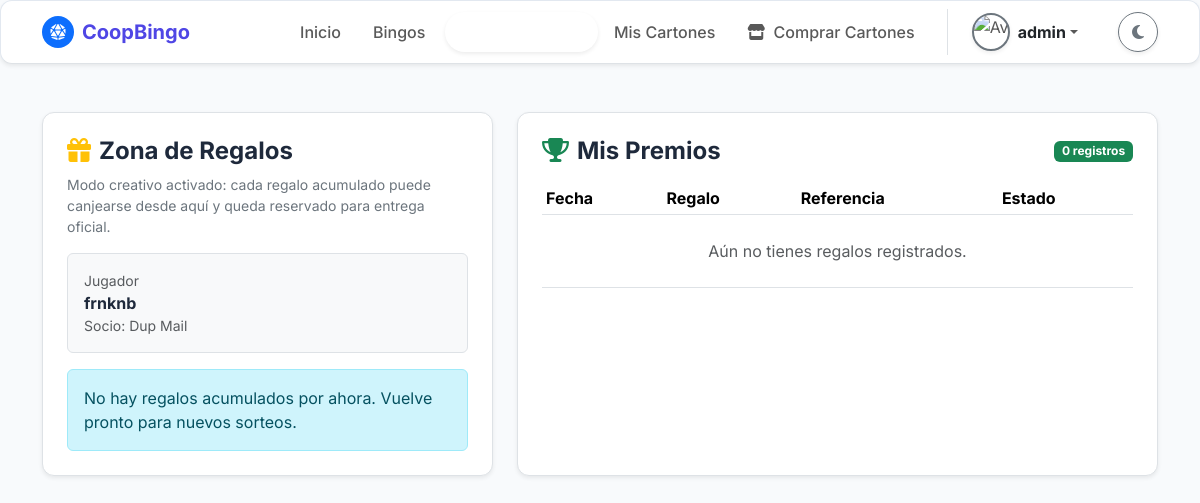
Page /regalos/ (signed in) on the committed database.
### bingo/models.py (models this page shows, shortened)
class Jugador(models.Model):
    ESTADO_CUENTA_CHOICES = [
        ('Activo', 'Activo'),
        ('Suspendido', 'Suspendido'),
        ('Moroso', 'Moroso'),
    ]
    idjugador = models.AutoField(primary_key=True)
    idsocio = models.ForeignKey(
        'Socio',
        on_delete=models.SET_NULL,
        null=True,
        blank=True,
        db_column='idsocio',
        verbose_name="Socio Vinculado"
    )
    nombresjugador = models.CharField(
        max_length=150,
        null=True,
        blank=True,
        verbose_name="Nombres Completos"
    )
    apellidosjugador = models.CharField(
        max_length=150,
        null=True,
        blank=True,
        verbose_name="Apellidos Completos"
    )
    cedulaidentidadjugador = models.CharField(
        max_length=20,
        unique=True,
        null=True,
        blank=True,
        verbose_name="Cédula de Identidad"
    )
    avatarjugador = models.ImageField(
        upload_to='jugador/avatar/',
        null=True,
        blank=True,
        verbose_name="Avatar/Foto"
    )
    aliasjugador = models.CharField(
        max_length=100,
        unique=True,
        null=True,
        blank=True,
        verbose_name="Alias en el Juego"
    )
    correojugador = models.EmailField(
        max_length=200,
        unique=True,
        null=True,
        blank=True,
        verbose_name="Correo Electrónico"
    )
    fecharegistrojugador = models.DateTimeField(
        auto_now_add=True,
        null=True,
        blank=True,
        verbose_name="Fecha de Registro"
    )
    saldocreditojugador = models.DecimalField(
        max_digits=10,
        decimal_places=2,
        default=Decimal('0.00'),
        validators=[MinValueValidator(Decimal('0.00'))],
        verbose_name="Saldo/Crédito"
    )
    estadocuentajugador = models.CharField(
        max_length=20,
        choices=ESTADO_CUENTA_CHOICES,
        default='Activo',
        verbose_name="Estado de Cuenta"
    )
    class Meta:
        db_table = 'Jugador'
        verbose_name = 'Jugador'
        verbose_name_plural = 'Jugadores'

class Socio(models.Model):
    SEXO_CHOICES = [
        ('H', 'Hombre'),
        ('M', 'Mujer'),
    ]
    ESTADO_CHOICES = [
        ('Activo', 'Activo'),
        ('Inactivo', 'Inactivo'),
    ]
    idsocio = models.AutoField(primary_key=True)
    idtiposocio = models.ForeignKey(
        'TipoSocio',
        on_delete=models.PROTECT,
        db_column='idtiposocio',
        null=True,
        blank=True,
        verbose_name="Tipo de Socio"
    )
    primernombresocio = models.CharField(
        max_length=40, null=True, blank=True, verbose_name="Primer Nombre")
    segundonombresocio = models.CharField(
        max_length=40, null=True, blank=True, verbose_name="Segundo Nombre")
    primerapellidosocio = models.CharField(
        max_length=40, null=True, blank=True, verbose_name="Primer Apellido")
    segundoapellidosocio = models.CharField(
        max_length=40, null=True, blank=True, verbose_name="Segundo Apellido")
    cisocio = models.CharField(
        max_length=10,
        unique=True,
        null=True,
        blank=True,
        verbose_name="Cédula de Identidad"
    )
    fechanacimientosocio = models.DateField(
        validators=[validarfechanacimiento],
        null=True,
        blank=True,
        verbose_name="Fecha de Nacimiento",
        help_text="El socio no puede ser mayor de 100 años ni haber nacido en el futuro."
    )
    telefonopersonalsocio = models.CharField(
        max_length=10, null=True, blank=True, verbose_name="Teléfono Personal")
    telefonotrabajosocio = models.CharField(
        max_length=25, null=True, blank=True, verbose_name="Teléfono Trabajo")
    direcciondomiciliosocio = models.CharField(
        max_length=255, null=True, blank=True, verbose_name="Dirección Domicilio")
    direcciontrabajosocio = models.CharField(
        max_length=255, null=True, blank=True, verbose_name="Dirección Trabajo")
    sexosocio = models.CharField(
        max_length=1,
        choices=SEXO_CHOICES,
        null=True,
        blank=True,
        verbose_name="Sexo"
    )
    estadosocio = models.CharField(
        max_length=10,
        choices=ESTADO_CHOICES,
        default='Activo',
        verbose_name="Estado"
    )
    class Meta:
        db_table = 'Socio'
        verbose_name = 'Socio'
        verbose_name_plural = 'Socios'

### bingo/views.py (the view, shortened to what this page needs)
# urls.py: path('regalos/', views.regalos, name='regalos'),
@login_required
def regalos(request):
    jugador = obtener_jugador_usuario(request.user)
    socio = obtener_socio_usuario(request.user)
    if not socio and request.session.get('socio_id'):
        socio = Socio.objects.filter(
            idsocio=request.session.get('socio_id')).first()
    if not jugador and request.session.get('jugador_id'):
        jugador = Jugador.objects.filter(
            idjugador=request.session.get('jugador_id')).first()
    if not jugador and socio:
        jugador = Jugador.objects.filter(
            idsocio=socio).order_by('-idjugador').first()
    if socio:
        request.session['socio_id'] = socio.idsocio
    if jugador:
        request.session['jugador_id'] = jugador.idjugador
    if not socio:
        messages.warning(
            request,
            "Necesitas un perfil de socio para acceder al sistema de regalos.",
        )
        return redirect('perfil')
    regalos_disponibles = Regalo.objects.filter(
        estadoregalo='Acumulado').order_by('-fechaultimaactualizacion')
    historial_canje = AporteSemanal.objects.filter(
        idsocio=socio,
        idregalo__isnull=False,
    ).select_related('idregalo').order_by('-fechaplanificadadada')[:40]
    contexto = {
        'jugador': jugador,
        'socio': socio,
        'regalos_disponibles': regalos_disponibles,
        'historial_canje': historial_canje,
        'total_regalos_historial': historial_canje.count(),
    }
    return render(request, 'cuenta/regalo.html', contexto)

### bingo/views.py (called while the page is built, shortened)
def obtener_socio_usuario(user):
    if not user:
        return None
    socio = Socio.objects.filter(cisocio=user.username).first()
    if socio:
        return socio
    jugador_por_user = Jugador.objects.filter(
        Q(cedulaidentidadjugador=user.username)
        | Q(aliasjugador=user.username)
        | Q(correojugador__iexact=(user.email or ''))
    ).select_related('idsocio').order_by('-idjugador').first()
    if jugador_por_user and jugador_por_user.idsocio:
        return jugador_por_user.idsocio
    return None

def obtener_jugador_usuario(user):
    if not user:
        return None
    socio = obtener_socio_usuario(user)
    filtros = Q(cedulaidentidadjugador=user.username) | Q(
        aliasjugador=user.username)
    if getattr(user, 'email', None):
        filtros |= Q(correojugador__iexact=user.email)
    if socio:
        filtros |= Q(idsocio=socio)
    jugador = Jugador.objects.filter(filtros).order_by('-idjugador').first()
    return jugador

### bingo/templates/cuenta/regalo.html (shortened to what this page needs)
{% extends 'comunes/base.html' %}
{% block content %}
<div class="row g-4">
	<div class="col-12 col-lg-5">
		<div class="card-minimalista p-4 border h-100 shadow-sm">
			<h4 class="fw-bold mb-2"><i class="fas fa-gift text-warning me-2"></i>Zona de Regalos</h4>
			<p class="text-secondary small mb-3">
				Modo creativo activado: cada regalo acumulado puede canjearse desde aquí y queda reservado para entrega oficial.
			</p>
			<div class="rounded border bg-body-tertiary p-3 mb-3">
				<div class="small text-muted">Jugador</div>
				<div class="fw-bold">{{ jugador.aliasjugador|default:user.username }}</div>
				<div class="small text-muted">Socio: {{ socio.primernombresocio }} {{ socio.primerapellidosocio }}</div>
			</div>
			<div class="d-grid gap-2">
				{% for r in regalos_disponibles %}
				<div class="border rounded p-3 bg-body-tertiary">
					<div class="d-flex justify-content-between align-items-start gap-2">
						<div>
							<div class="fw-bold">{{ r.nombreregalo }}</div>
							<div class="small text-muted">{{ r.descripcionregalo|default:"Regalo sorpresa para socios." }}</div>
							<div class="small text-secondary">Valor estimado: ${{ r.valorregalo }}</div>
						</div>
						<span class="badge bg-warning text-dark">{{ r.estadoregalo }}</span>
					</div>
					<form method="post" class="mt-2" onsubmit="return confirm('¿Deseas canjear este regalo ahora?');">
						{% csrf_token %}
						<input type="hidden" name="action" value="reclamar_regalo">
						<input type="hidden" name="id_regalo" value="{{ r.idregalo }}">
						<button type="submit" class="btn btn-sm btn-outline-primary w-100 fw-bold">
							<i class="fas fa-star me-1"></i> Reservar Regalo
						</button>
					</form>
				</div>
				{% empty %}
				<div class="alert alert-info mb-0">
					No hay regalos acumulados por ahora. Vuelve pronto para nuevos sorteos.
				</div>
				{% endfor %}
			</div>
		</div>
	</div>
	<div class="col-12 col-lg-7">
		<div class="card-minimalista p-4 border h-100 shadow-sm">
			<div class="d-flex justify-content-between align-items-center mb-3">
				<h4 class="fw-bold mb-0"><i class="fas fa-trophy text-success me-2"></i>Mis Premios</h4>
				<span class="badge bg-success">{{ total_regalos_historial }} registros</span>
			</div>
			<div class="table-responsive">
				<table class="table table-sm align-middle">
					<thead>
						<tr>
							<th>Fecha</th>
							<th>Regalo</th>
							<th>Referencia</th>
							<th>Estado</th>
						</tr>
					</thead>
					<tbody>
						{% for h in historial_canje %}
						<tr>
							<td>{{ h.fechaplanificadadada|date:"d/m/Y H:i" }}</td>
							<td>
								<div class="fw-semibold">{{ h.idregalo.nombreregalo }}</div>
								<div class="small text-muted">${{ h.idregalo.valorregalo }}</div>
							</td>
							<td class="font-monospace small">{{ h.referenciaingreso|default:"-" }}</td>
							<td>
								{% if h.idregalo.estadoregalo == 'Entregado' %}
								<span class="badge bg-success">Entregado</span>
								{% elif h.idregalo.estadoregalo == 'Sorteado' %}
								<span class="badge bg-primary">Reservado</span>
								{% else %}
								<span class="badge bg-secondary">Acumulado</span>
								{% endif %}
							</td>
						</tr>
						{% empty %}
						<tr>
							<td colspan="4" class="text-center text-muted py-4">Aún no tienes regalos registrados.</td>
						</tr>
						{% endfor %}
					</tbody>
				</table>
			</div>
		</div>
	</div>
</div>
{% endblock %}

### bingo/templates/comunes/navbar.html (shortened to what this page needs)
{% load static %}
<nav class="navbar navbar-expand-lg border-bottom card-minimalista mb-4 shadow-sm">
    <div class="container">
        <a class="navbar-brand fw-bold d-flex align-items-center" href="{% url 'inicio' %}" style="color: var(--color-primario);">
            <div class="rounded-circle bg-primary d-flex align-items-center justify-content-center me-2" style="width: 32px; height: 32px;">
                <i class="fas fa-dice-d20 text-white" style="font-size: 16px;"></i>
            </div>
            <span>CoopBingo</span>
        </a>
        <div class="collapse navbar-collapse" id="navPrincipal">
            {% if user.is_authenticated %}
            <ul class="navbar-nav ms-auto align-items-center">
                <li class="nav-item">
                    <a class="nav-link px-3 fw-medium" href="{% url 'inicio' %}">Inicio</a>
                </li>
                <li class="nav-item">
                    <a class="nav-link px-3 fw-medium" href="{% url 'bingo' %}">Bingos</a>
                </li>
                <li class="nav-item">
                    <a class="nav-link px-3 fw-medium btn btn-success btn-sm rounded-pill ms-1 text-white shadow-sm animate__animated animate__pulse" style="animation-duration: 2s;" href="{% url 'partidas' %}" title="Ver partidas activas ahora">
                        <i class="fas fa-play-circle me-1" aria-hidden="true"></i> <strong>Jugar Ahora</strong>
                    </a>
                </li>
                <li class="nav-item">
                    <a class="nav-link px-3 fw-medium" href="{% url 'mis_cartones' %}">Mis Cartones</a>
                </li>
                <li class="nav-item">
                    <a class="nav-link px-3 fw-medium" href="{% url 'venta_cartones' %}">
                        <i class="fas fa-store me-1"></i> Comprar Cartones
                    </a>
                </li>
                <li class="nav-item dropdown ms-lg-3 ps-lg-3 border-start-lg">
                    <a class="nav-link dropdown-toggle d-flex align-items-center py-1" href="#" id="userDropdown" role="button" data-bs-toggle="dropdown" aria-expanded="false">
                        {% if request.session.avatar_url %}
                            <img src="{{ request.session.avatar_url }}" alt="Avatar" class="rounded-circle object-fit-cover me-2 border border-2 border-primary shadow-sm" style="width: 38px; height: 38px;">
                        {% else %}
                            <img src="{% static 'img/default_avatar.png' %}" alt="Avatar" class="rounded-circle object-fit-cover me-2 border border-2 border-secondary shadow-sm" style="width: 38px; height: 38px;">
                        {% endif %}
                        <span class="fw-bold text-body">{{ request.session.user_nombre|default:user.first_name }}</span>
                    </a>
                </li>
                <li class="nav-item ms-lg-3 ps-lg-3 mt-3 mt-lg-0 pt-3 pt-lg-0">
                    <button class="btn btn-outline-secondary rounded-circle shadow-sm d-flex justify-content-center align-items-center" id="themeToggle-auth" style="width: 40px; height: 40px;" aria-label="Cambiar tema" title="Cambiar tema">
                        <i class="fas fa-moon" id="themeIcon-auth"></i>
                    </button>
                </li>
            </ul>
            {% endif %}
        </div>
    </div>
</nav>

### bingo/static/css/base.css (style rules this page uses)
:root { --bg-principal: #f8fafc; --bg-tarjetas: #ffffff; --texto-principal: #1e293b; --texto-secundario: #64748b; --color-primario: #4f46e5; --color-primario-hover: #4338ca; --borde-suave: 1px solid #e2e8f0; --sombra-minimalista: 0 4px 6px -1px rgba(0, 0, 0, 0.05), 0 2px 4px -1px rgba(0, 0, 0, 0.03); }
body { background-color: var(--bg-principal); color: var(--texto-principal); font-family: 'Inter', sans-serif; transition: background-color 0.3s ease, color 0.3s ease; -webkit-font-smoothing: antialiased; }
.card-minimalista { background-color: var(--bg-tarjetas); border: var(--borde-suave); border-radius: 12px; box-shadow: var(--sombra-minimalista); transition: transform 0.2s ease, box-shadow 0.2s ease, background-color 0.3s ease; }
.nav-link { transition: color 0.3s ease; }

### bingo/templates/comunes/navbar.html (style rules this page uses)
@media (min-width: 992px) { .border-start-lg { border-left: 1px solid var(--bs-border-color) !important; } }

### rows in the picture
Jugador: aliasjugador "frnknb"
Socio: primernombresocio "Dup", primerapellidosocio "Mail"

### other values in the picture
{{ request.session.user_nombre|default:user.first_name }} "admin"
{{ total_regalos_historial }} "0"
